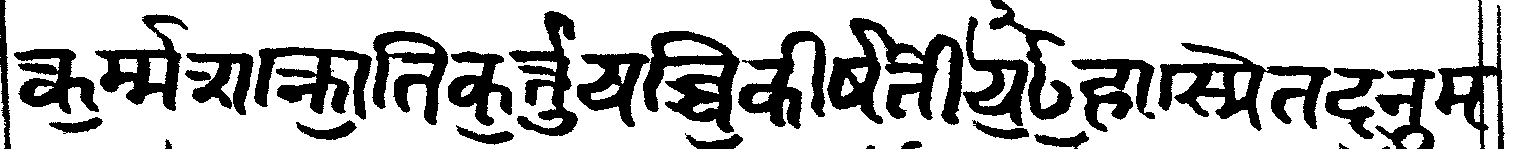
#> input picture dataset/hf_format/test/page002_line001.png, 1535 x 149 px
$ python 01_morphbg.py ../dataset/hf_format/test/page002_line001.png out.png
#> lines starting #> are read from the running program, lines starting #| are printed output that depends on the picture; after the words box and inside, x2 and y2 are one past the last pixel; in counts of white or black regions, pixels touching at a corner belong together
"""
MorphBG: Morphological Background-Subtraction Binarisation
A colour-aware pipeline for ancient Sanskrit manuscript binarisation

Author: Suyash Kumar Bhagat
Institution: Delhi Technological University
"""

import cv2
import numpy as np
from typing import Tuple, Optional
import time


class MorphBG:
    """
    MorphBG binarisation pipeline for ochre-parchment manuscripts.

    Pipeline stages:
    1. CLAHE-V: Illumination normalisation in HSV space
    2. Per-channel morphological background estimation
    3. Weber-contrast ink signal computation
    4. Ink confidence map generation
    5. Otsu thresholding
    6. CCA cleanup
    """

    def __init__(
        self,
        closing_kernel_size: int = 61,
        clahe_clip_limit: float = 2.0,
        clahe_tile_size: int = 8,
        min_component_size: int = 150,
        max_hole_size: int = 15,
        use_clahe: bool = True,
        use_cca: bool = True
    ):
        """
        Initialize MorphBG pipeline.

        Args:
            closing_kernel_size: Size of morphological closing kernel (must be odd)
            clahe_clip_limit: Contrast limiting threshold for CLAHE
            clahe_tile_size: Tile grid size for CLAHE
            min_component_size: Minimum area (px²) for foreground components
            max_hole_size: Maximum area (px²) for holes to fill
            use_clahe: Whether to apply CLAHE preprocessing
            use_cca: Whether to apply CCA cleanup
        """
#> in process_file, image is the input picture: shape (149, 1535, 3); 72% white; 31 black regions (1 under 20 px), largest, box (x1, y1, x2, y2) and area: (827, 18, 964, 125) 6675, (1158, 43, 1331, 131) 5716, (643, 31, 740, 133) 4879
        self.closing_kernel_size = closing_kernel_size
        self.clahe_clip_limit = clahe_clip_limit
        self.clahe_tile_size = clahe_tile_size
        self.min_component_size = min_component_size
        self.max_hole_size = max_hole_size
        self.use_clahe = use_clahe
        self.use_cca = use_cca

        # Create morphological structuring element
        self.kernel = cv2.getStructuringElement(
            cv2.MORPH_ELLIPSE,
            (closing_kernel_size, closing_kernel_size)
        )

        # Create CLAHE object
        self.clahe = cv2.createCLAHE(
            clipLimit=clahe_clip_limit,
            tileGridSize=(clahe_tile_size, clahe_tile_size)
        )

    def process(
        self,
        image: np.ndarray,
        return_intermediate: bool = False
    ) -> Tuple[np.ndarray, Optional[dict]]:
        """
        Apply MorphBG pipeline to an image.

        Args:
            image: Input BGR image (uint8)
            return_intermediate: If True, return intermediate results

        Returns:
            binary_image: Binarised output (0/255)
            intermediates: Dict of intermediate images (if return_intermediate=True)
        """
        start_time = time.time()
        intermediates = {} if return_intermediate else None

        # Stage 1: CLAHE-V illumination normalisation
        if self.use_clahe:
            image = self._apply_clahe(image)
            if return_intermediate:
                intermediates['01_clahe'] = image.copy()

        # Stage 2: Per-channel morphological background estimation
        bg_map = self._estimate_background(image)
        if return_intermediate:
            intermediates['02_background'] = bg_map.copy()

        # Stage 3: Weber-contrast ink signal
        ink_signals = self._compute_ink_signals(image, bg_map)
        if return_intermediate:
            intermediates['03_ink_b'] = ink_signals[:, :, 0]
            intermediates['03_ink_g'] = ink_signals[:, :, 1]
            intermediates['03_ink_r'] = ink_signals[:, :, 2]

        # Stage 4: Ink confidence map
        confidence_map = self._compute_confidence_map(ink_signals)
        if return_intermediate:
            intermediates['04_confidence'] = confidence_map.copy()

        # Stage 5: Otsu thresholding
        binary = self._otsu_threshold(confidence_map)
        if return_intermediate:
            intermediates['05_otsu'] = binary.copy()

        # Stage 6: CCA cleanup
        if self.use_cca:
            binary = self._cca_cleanup(binary)
            if return_intermediate:
                intermediates['06_final'] = binary.copy()

        elapsed = time.time() - start_time
        if return_intermediate:
            intermediates['_elapsed_seconds'] = elapsed

        return binary, intermediates

    def _apply_clahe(self, image: np.ndarray) -> np.ndarray:
        """Apply CLAHE to V channel in HSV space."""
        hsv = cv2.cvtColor(image, cv2.COLOR_BGR2HSV)
#> hsv: shape (149, 1535, 3); mean H, S, V 0, 0, 183.5
        hsv[:, :, 2] = self.clahe.apply(hsv[:, :, 2])
#> hsv: shape (149, 1535, 3); mean H, S, V 0, 0, 184.4
        return cv2.cvtColor(hsv, cv2.COLOR_HSV2BGR)

    def _estimate_background(self, image: np.ndarray) -> np.ndarray:
        """
        Estimate background color using per-channel morphological closing.

        Returns:
            bg_map: Float32 image, same shape as input
        """
        bg_map = np.zeros_like(image, dtype=np.float32)

        for c in range(3):  # B, G, R channels
            channel = image[:, :, c].astype(np.float32)
            bg_map[:, :, c] = cv2.morphologyEx(
                channel,
                cv2.MORPH_CLOSE,
                self.kernel
            )
#> bg_map: shape (149, 1535, 3) float32; every value is 255

        return bg_map

    def _compute_ink_signals(
        self,
        image: np.ndarray,
        bg_map: np.ndarray
    ) -> np.ndarray:
        """
        Compute Weber-contrast ink signal for each channel.

        ink[c] = max(bg[c] - px[c], 0) / (bg[c] + 1)

        Returns:
            ink_signals: Float32 (H, W, 3) in range [0, 1]
        """
        image_f = image.astype(np.float32)

        # Compute contrast: how much darker is pixel than background
        contrast = np.maximum(bg_map - image_f, 0)
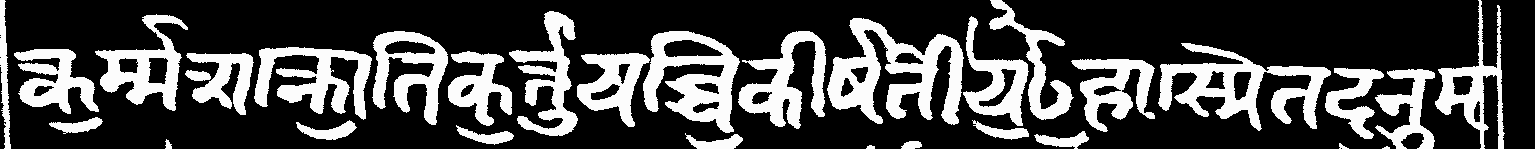
#> contrast: shape (149, 1535, 3) float32; min 0, max 253, mean 70.6

        # Weber normalisation: divide by local background brightness
        ink_signals = contrast / (bg_map + 1.0)

        return ink_signals

    def _compute_confidence_map(self, ink_signals: np.ndarray) -> np.ndarray:
        """
        Average the three channel ink signals into a scalar confidence map.

        Returns:
            confidence_map: Uint8 image in range [0, 255]
        """
        # Average across channels
        confidence = np.mean(ink_signals, axis=2)

        # Scale to [0, 255]
        confidence = np.clip(confidence * 255, 0, 255).astype(np.uint8)

        return confidence

    def _otsu_threshold(self, confidence_map: np.ndarray) -> np.ndarray:
        """
        Apply Otsu's method to the confidence map.

        Returns:
            binary: Uint8 image with values {0, 255}
        """
        _, binary = cv2.threshold(
            confidence_map,
            0,
            255,
            cv2.THRESH_BINARY + cv2.THRESH_OTSU
        )

        return binary

    def _cca_cleanup(self, binary: np.ndarray) -> np.ndarray:
        """
        Two-pass CCA cleanup:
        1. Remove small foreground noise components
        2. Fill small holes in foreground strokes

        Returns:
            cleaned: Uint8 binary image
        """
        # Pass 1: Remove small foreground components
        num_labels, labels, stats, _ = cv2.connectedComponentsWithStats(
            binary,
            connectivity=8
        )
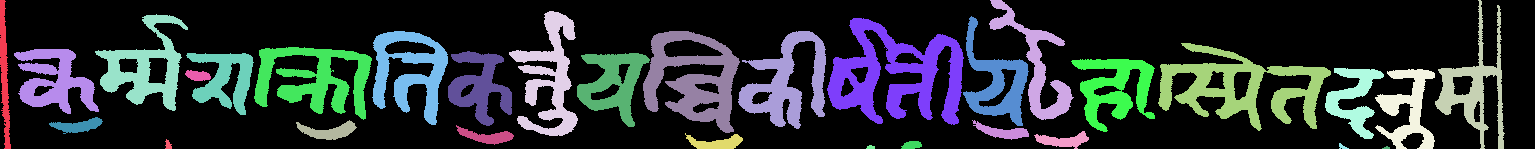
#> labels: shape (149, 1535) int32; 32 distinct labels, from 0 to 31; one colour per label, 0 black
#> num_labels = 32; stats = 32 rows, first 6: [0, 0, 1535, 149, 164595], [0, 0, 11, 149, 892], [989, 0, 85, 120, 2440], [1435, 0, 70, 149, 2832], [509, 11, 69, 125, 3480], [95, 14, 93, 97, 3342]

        cleaned = np.zeros_like(binary)
        for label in range(1, num_labels):  # Skip background (0)
            area = stats[label, cv2.CC_STAT_AREA]
            if area >= self.min_component_size:
                cleaned[labels == label] = 255
#> this loop made 31 passes
#> area on passes 1 to 12: 892, 2440, 2832, 3480, 3342, 2588, 6675, 3336, 4879, 3784, 5716, 4154

        # Pass 2: Fill small holes
        inverted = 255 - cleaned
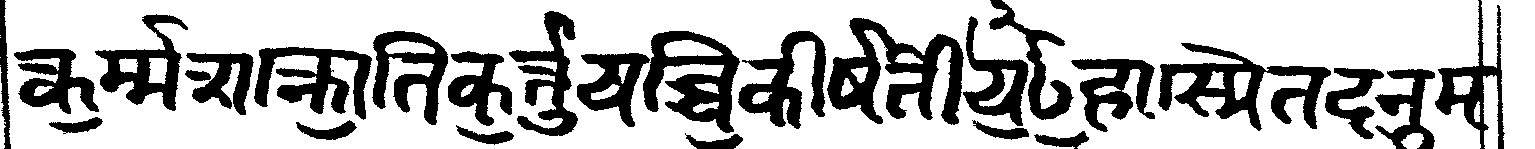
#> inverted: shape (149, 1535); 72.1% white; 26 black regions, largest, box (x1, y1, x2, y2) and area: (827, 18, 964, 125) 6675, (1158, 43, 1331, 131) 5716, (643, 31, 740, 133) 4879
        num_labels, labels, stats, _ = cv2.connectedComponentsWithStats(
            inverted,
            connectivity=8
        )
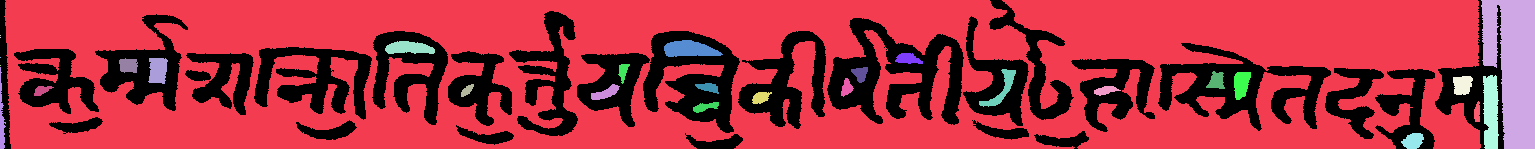
#> labels: shape (149, 1535) int32; 30 distinct labels, from 0 to 29; one colour per label, 0 black
#> num_labels = 30; stats = 30 rows, first 6: [0, 0, 1505, 149, 63866], [4, 0, 1477, 149, 152397], [1481, 0, 54, 149, 5944], [0, 35, 1, 1, 1], [0, 37, 1, 1, 1], [385, 41, 50, 13, 488]

        for label in range(1, num_labels):
            area = stats[label, cv2.CC_STAT_AREA]
            if area <= self.max_hole_size:
                cleaned[labels == label] = 255
#> this loop made 29 passes
#> area on passes 1, 2, 5, 6, 7, 9, 10, 12, 13, 14, 15, 16: 152397, 5944, 488, 706, 214, 233, 423, 129, 238, 172, 400, 222

        return cleaned

    def process_file(
        self,
        input_path: str,
        output_path: Optional[str] = None,
        return_intermediate: bool = False
    ) -> Tuple[np.ndarray, Optional[dict]]:
        """
        Process an image file.

        Args:
            input_path: Path to input color image
            output_path: Path to save binary output (optional)
            return_intermediate: Whether to return intermediate results

        Returns:
            binary: Binarised image
            intermediates: Dict of intermediate results (if requested)
        """
        # Read image
        image = cv2.imread(input_path)
        if image is None:
            raise ValueError(f"Failed to read image: {input_path}")

        # Process
        binary, intermediates = self.process(image, return_intermediate)
#> intermediates = 9 items

        # Save if output path provided
        if output_path is not None:
            cv2.imwrite(output_path, binary)

        return binary, intermediates


def main():
    """Example usage."""
    import sys

    if len(sys.argv) < 2:
        print("Usage: python 01_morphbg.py <input_image> [output_image]")
        sys.exit(1)

    input_path = sys.argv[1]
    output_path = sys.argv[2] if len(sys.argv) > 2 else "output_binary.png"

    # Initialize pipeline
    pipeline = MorphBG()

    # Process
    print(f"Processing: {input_path}")
    binary, intermediates = pipeline.process_file(
        input_path,
        output_path,
        return_intermediate=True
    )
#> intermediates = 9 items

    print(f"Saved binary image to: {output_path}")
    print(f"Processing time: {intermediates['_elapsed_seconds']:.2f} seconds")
#| Processing time: 0.77 seconds


if __name__ == "__main__":
    main()

$ run again, on dataset/hf_format/test/page002_line003.png
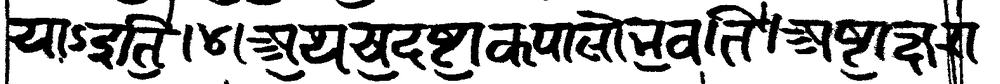
#> input picture dataset/hf_format/test/page002_line003.png, 1000 x 84 px, shrunk from 1576 x 132 before the run
#> in process_file, image is the input picture: shape (84, 1000, 3); min 0, max 255, mean 178.9
#> binary: shape (84, 1000); 30% white; 31 white regions (3 under 20 px), largest, box (x1, y1, x2, y2) and area: (529, 10, 702, 66) 3861, (348, 22, 485, 70) 3259, (704, 1, 833, 67) 2855
#> in _cca_cleanup, `num_labels, labels, stats, _ = cv2.connectedComponentsWithStats( binar..`:
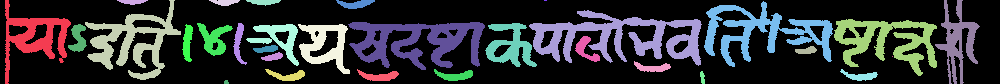
#> labels: shape (84, 1000) int32; 32 distinct labels, from 0 to 31; one colour per label, 0 black
#> in _cca_cleanup, `num_labels, labels, stats, _ = cv2.connectedComponentsWithStats( binar..`: num_labels = 32; stats = 32 rows, first 6: [0, 0, 1000, 84, 58832], [5, 0, 66, 84, 1771], [117, 0, 31, 5, 103], [85, 0, 96, 80, 2608], [209, 0, 31, 6, 123], [246, 0, 35, 6, 134]
#> the loop in _cca_cleanup, `for label in range(1, num_labels):` made 31 passes
#> area on passes 1, 2, 3, 4, 5, 6, 8, 9: 1771, 103, 2608, 123, 134, 208, 2855, 1361
#> in _cca_cleanup, `num_labels, labels, stats, _ = cv2.connectedComponentsWithStats( inver..`:
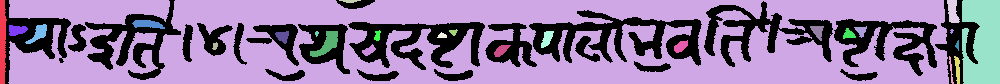
#> labels: shape (84, 1000) int32; 27 distinct labels, from 0 to 26; one colour per label, 0 black
#> in _cca_cleanup, `num_labels, labels, stats, _ = cv2.connectedComponentsWithStats( inver..`: num_labels = 27; stats = 27 rows, first 6: [5, 0, 975, 84, 24373], [0, 0, 7, 84, 465], [8, 0, 941, 84, 53985], [339, 0, 22, 3, 44], [947, 0, 13, 23, 207], [962, 0, 38, 84, 2811]
#> the loop in _cca_cleanup, `for label in range(1, num_labels):` made 26 passes
#> area on passes 1 to 8: 465, 53985, 44, 207, 2811, 199, 154, 192
#> in process_file, `binary, intermediates = self.process(image, return_intermediate)`: intermediates = 9 items
#| Processing time: 0.31 seconds

$ run again, on dataset/hf_format/test/page002_line004.png
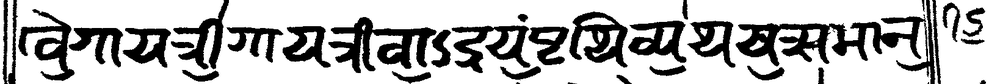
#> input picture dataset/hf_format/test/page002_line004.png, 1000 x 84 px, shrunk from 1638 x 138 before the run
#> in process_file, image is the input picture: shape (84, 1000, 3); min 0, max 255, mean 185.6
#> binary: shape (84, 1000); 27.4% white; 38 white regions (7 under 20 px), largest, box (x1, y1, x2, y2) and area: (736, 16, 926, 66) 3714, (328, 17, 437, 73) 2566, (452, 26, 530, 73) 1660
#> in _cca_cleanup, `num_labels, labels, stats, _ = cv2.connectedComponentsWithStats( binar..`:
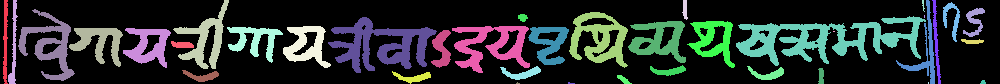
#> labels: shape (84, 1000) int32; 39 distinct labels, from 0 to 38; one colour per label, 0 black
#> in _cca_cleanup, `num_labels, labels, stats, _ = cv2.connectedComponentsWithStats( binar..`: num_labels = 39; stats = 39 rows, first 6: [0, 0, 1000, 84, 61015], [3, 0, 5, 84, 291], [8, 0, 10, 84, 314], [173, 0, 56, 69, 1201], [682, 0, 6, 20, 77], [922, 0, 3, 12, 18]
#> the loop in _cca_cleanup, `for label in range(1, num_labels):` made 38 passes
#> area on passes 1, 2, 3, 4, 6, 7, 8, 9: 291, 314, 1201, 77, 584, 260, 256, 1419
#> in _cca_cleanup, `num_labels, labels, stats, _ = cv2.connectedComponentsWithStats( inver..`:
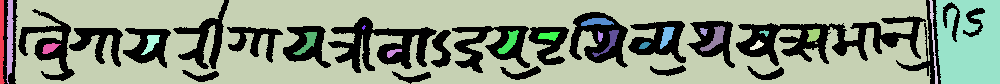
#> labels: shape (84, 1000) int32; 24 distinct labels, from 0 to 23; one colour per label, 0 black
#> in _cca_cleanup, `num_labels, labels, stats, _ = cv2.connectedComponentsWithStats( inver..`: num_labels = 24; stats = 24 rows, first 6: [3, 0, 982, 84, 22444], [0, 0, 5, 84, 316], [6, 0, 8, 84, 420], [15, 0, 916, 84, 53857], [929, 0, 9, 84, 193], [936, 0, 64, 84, 4691]
#> the loop in _cca_cleanup, `for label in range(1, num_labels):` made 23 passes
#> area on passes 1, 2, 3, 4, 5, 6, 8, 9: 316, 420, 53857, 193, 4691, 177, 178, 247
#> in process_file, `binary, intermediates = self.process(image, return_intermediate)`: intermediates = 9 items
#| Processing time: 0.32 seconds

$ run again, on dataset/hf_format/test/page002_line005.png
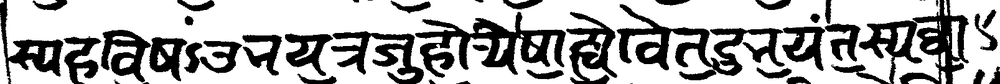
#> input picture dataset/hf_format/test/page002_line005.png, 1000 x 84 px, shrunk from 1607 x 135 before the run
#> in process_file, image is the input picture: shape (84, 1000, 3); min 0, max 255, mean 174.5
#> binary: shape (84, 1000); 31.6% white; 43 white regions (10 under 20 px), largest, box (x1, y1, x2, y2) and area: (617, 4, 785, 80) 3814, (415, 12, 566, 78) 3765, (831, 0, 969, 84) 3754
#> in _cca_cleanup, `num_labels, labels, stats, _ = cv2.connectedComponentsWithStats( binar..`: num_labels = 44; stats = 44 rows, first 6: [0, 0, 1000, 84, 57445], [0, 0, 64, 84, 1475], [33, 0, 34, 11, 193], [177, 0, 38, 11, 211], [353, 0, 6, 2, 11], [368, 0, 4, 1, 4]
#> the loop in _cca_cleanup, `for label in range(1, num_labels):` made 43 passes
#> area on passes 1, 2, 3, 6, 8, 9, 10, 11: 1475, 193, 211, 216, 207, 131, 205, 115
#> in _cca_cleanup, `num_labels, labels, stats, _ = cv2.connectedComponentsWithStats( inver..`:
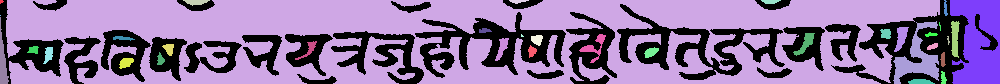
#> labels: shape (84, 1000) int32; 36 distinct labels, from 0 to 35; one colour per label, 0 black
#> in _cca_cleanup, `num_labels, labels, stats, _ = cv2.connectedComponentsWithStats( inver..`: num_labels = 36; stats = 36 rows, first 6: [0, 0, 998, 84, 25550], [0, 0, 4, 4, 11], [6, 0, 934, 84, 51239], [183, 0, 27, 6, 101], [509, 0, 20, 4, 48], [761, 0, 20, 4, 60]
#> the loop in _cca_cleanup, `for label in range(1, num_labels):` made 35 passes
#> area on passes 2, 3, 4, 5, 6, 7, 9, 10: 51239, 101, 48, 60, 43, 3162, 288, 1145
#> after the loop in _cca_cleanup, `for label in range(1, num_labels):`:
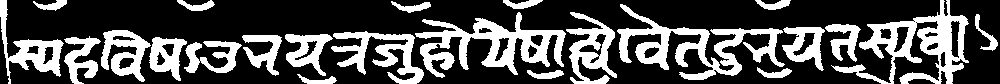
#> cleaned: shape (84, 1000); 30.5% white; 23 white regions, largest, box (x1, y1, x2, y2) and area: (617, 4, 785, 80) 3814, (831, 0, 969, 84) 3778, (415, 12, 566, 78) 3771
#> in process_file, `binary, intermediates = self.process(image, return_intermediate)`: intermediates = 9 items
#| Processing time: 0.38 seconds
